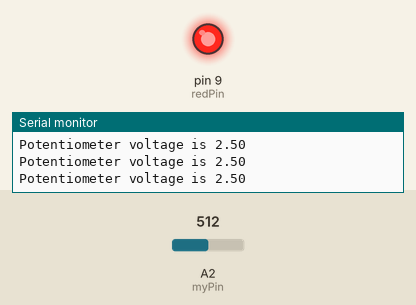
Recording of a sketch running on a simulated Arduino Uno, built with avr-gcc and run on an emulated ATmega328P. Parts: output pins drawn as LEDs (lit = HIGH), the last lines printed to the serial monitor. The test bench sets the inputs (shaded band); at power-on: A2 (myPin) = 512.

Above: at 1.2 s.
1.3 s: A2 (myPin) set to 597
2.8 s: A2 (myPin) set to 629
At 4.2 s:
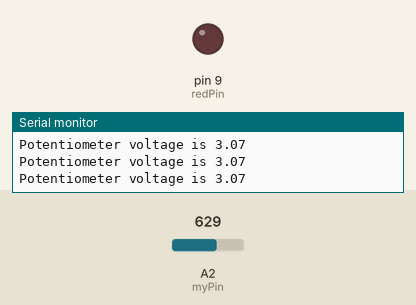
4.5 s: A2 (myPin) set to 511
At 5.5 s:
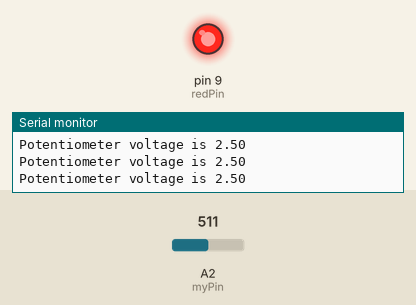
6.0 s: A2 (myPin) set to 428
7.5 s: A2 (myPin) set to 393
At 8.1 s:
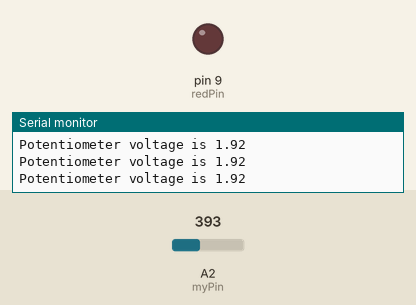
Timing chart, 0 to 10.0 s (numbered marks = the images above; inputs shaded):
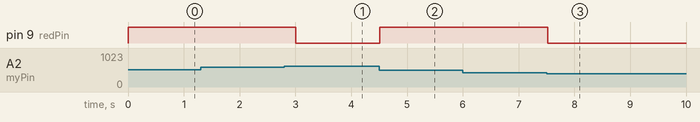

Measured:
- the behaviour switches between 613 and 614 on A2 (myPin) (found by bisection; images 0 and 1)
- the behaviour switches between 410 and 409 on A2 (myPin) (found by bisection; images 2 and 3)
- after the input at 2.8 s, pin 9 (redPin): HIGH → LOW after 0.21 s
- after the input at 4.5 s, pin 9 (redPin): LOW → HIGH at once
- after the input at 7.5 s, pin 9 (redPin): HIGH → LOW at once

The sketch:

sketch_sep28b_Potentiometers_IfStatemt.ino
```cpp
/* https://www.youtube.com/watch?v=ORNted-NgRM&t=460s
Using a potentiometer 10K Ohm, a red LED, a 330 Ohm resistor. */

int myPin = A2; // declare a var that is connected to analog A2 Pin.
int readVal;  // declare a var for reading a value from the potentiometer.
float V2; // declare a var that contains the voltage that is with decimal places.
int dt = 250; // declare a var that sets the delay time.
int redPin = 9; // declare a var that sets the voltage pin for the red LED.

void setup() {
  // put your setup code here, to run once:
Serial.begin(9600); // To open a serial port monitor to be ready at a baud rate of 9600 to display the readings.
pinMode(myPin, INPUT);  // set the pin mode for var myPin for the analog input from analog A2 Pin.
pinMode(redPin, OUTPUT);  // set the pin mode for var redPin for the output to red LED on Pin 9.

}

void loop() {
  // put your main code here, to run repeatedly:

  readVal = analogRead(myPin);
  V2 = (5./1023.) * readVal;
  Serial.print("Potentiometer voltage is ");
  Serial.println(V2);

  // If the condition in the () is True, then the code in {} will be executed.
  if (V2 >= 2 && V2 <= 3) { // use the && to mean 'and'.
    digitalWrite(redPin, HIGH);
  }
  if (V2 <= 2 || V2 >= 3) { // use the || to mean 'or'.
    digitalWrite(redPin, LOW);
  }

  delay(dt);

}

/* Homework:
 *  Improve the project to include 3 LEDs (green, yellow and red).
 *  Which means will need 3 pinMode, 3 resistors, 3 LEDs var names.
 *  If voltage is under 3 volts, light up green LED.
 *  If voltage is between 3 and 4 volts, light up yellow LED.
 *  If voltage is above 4 volts, light up red LED.
 */
```
